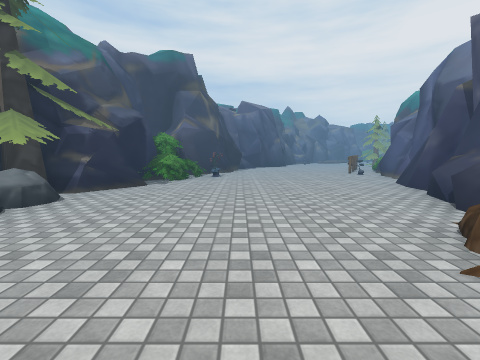
view 1 (above)

20 first-person views from a walk through a scene from a Unity 3-D project. The camera is 1.3 m above the floor, tilts 6° down and sees 90° across. The floor is counted in squares, 2 m on a side. Each view is taken from the middle of a square. On the plan, view 1 faces up. The plan holds only what a view shows up to about 9 squares ahead; the rest is blank. The place goes on beyond the plan. Some surface patterns are stand-ins.

view 2
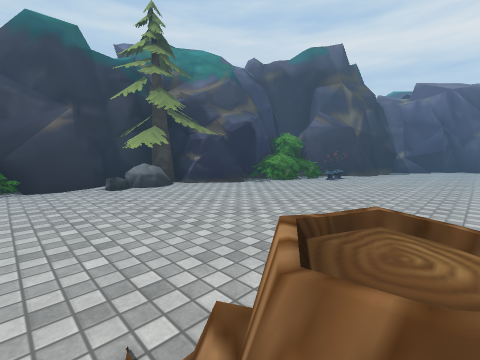

view 3
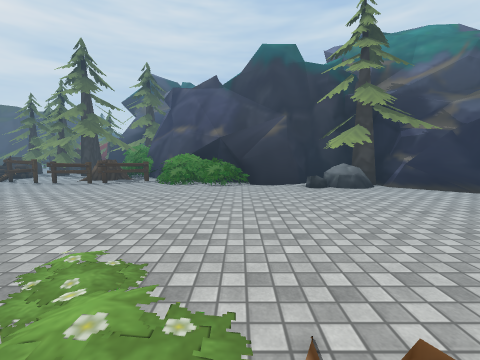

view 4
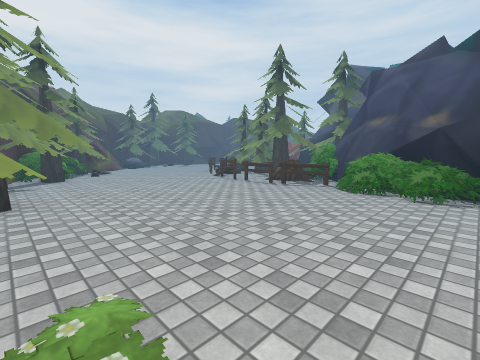

view 5
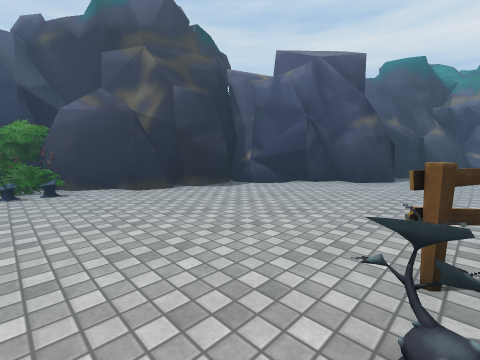

view 6
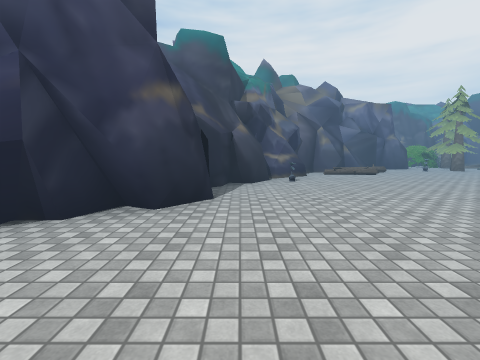

view 7
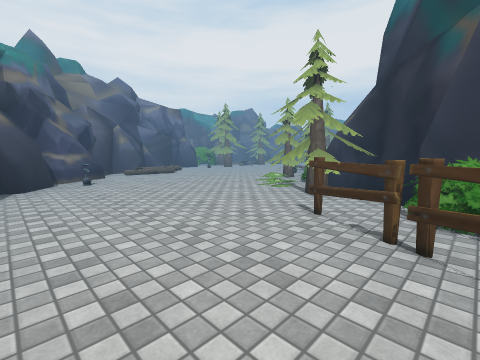

view 8
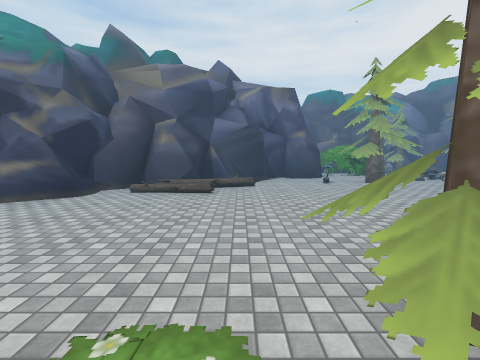

view 9
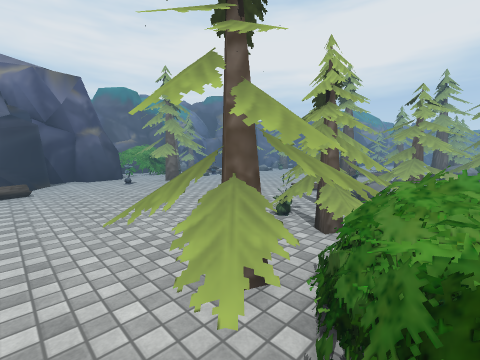

view 10
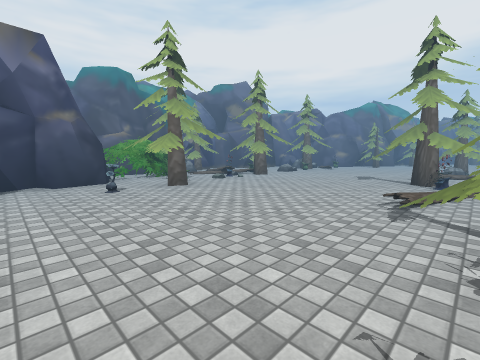

view 11
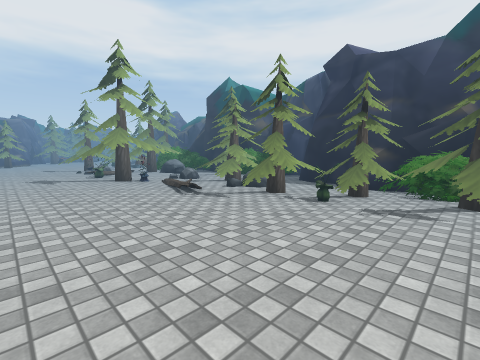

view 12
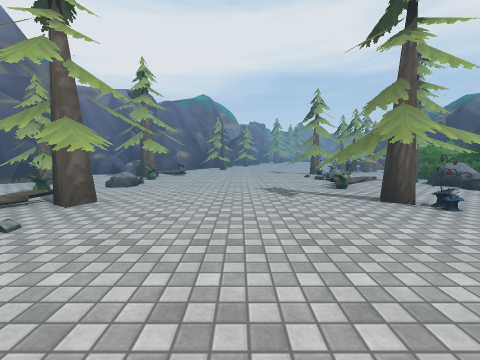

view 13
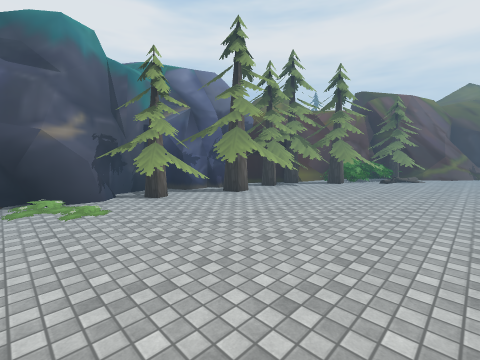

view 14
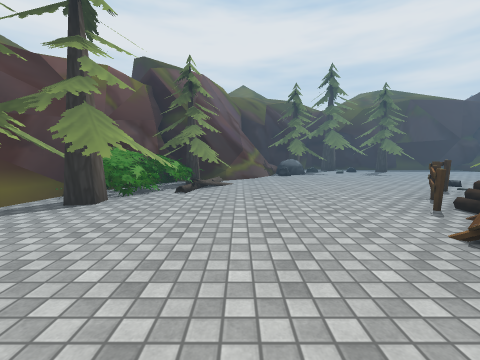

view 15
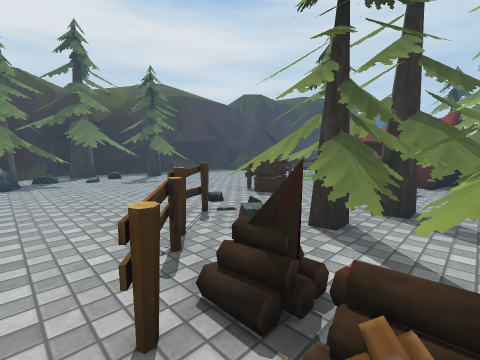

view 16
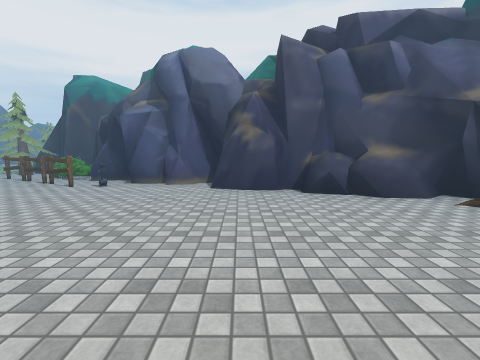

view 17
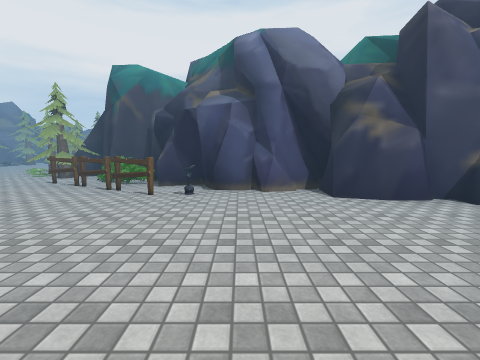

view 18
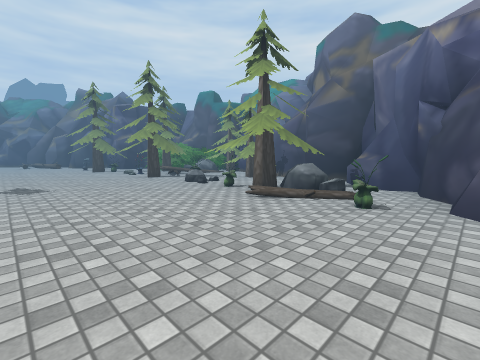

view 19
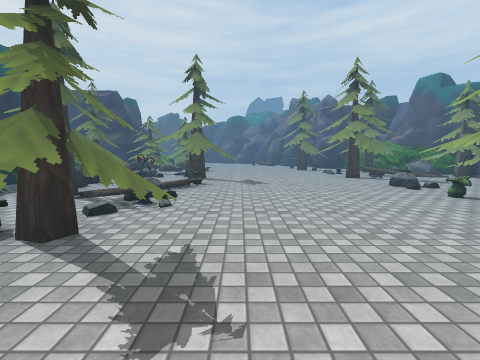

view 20
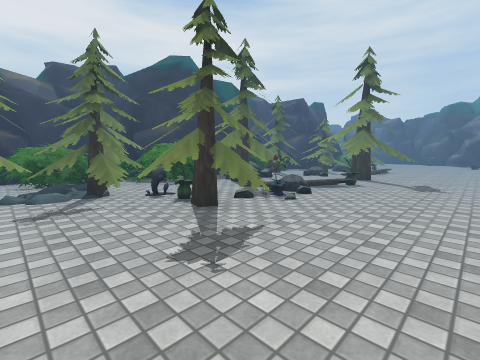

### Floor plan
Key: @ floor where view 1 was taken; # wall or solid block; . floor; / step, stairs or slope; = window, fence, low wall or low ledge; ^ raised ledge; v drop or lower ground.
Columns run from 7 left of view 1 to 22 right of it. Each row starts with its distance up from view 1.
 22                        =###
 21                ####### #=###
 20              ###..##.## .^.###
 19             ##.=..# .= ......^
 18            ##.................
 17            #..........^ ......
 16          ###......... ###.###.
 15          #......//##. # #^##..
 14          #...../######  ######
 13         ##....////vv #
 12       ###....##### #
 11       #......=#
 10       ##....=##
  9       #....=###
  8      ##....##
  7     ###.....#
  6     ##......#
  5    ##......##
  4    #.......#
  3    ##.....##
  2    ##....=#
  1    #/.....#
  0   ##/..@.##
 -1   #/....###
 -2  #^==..^##
 -3  #..#...#
 -4  ###=..^#
 -5  ##....##
 -6 ###...###
 -7 #.=...##
 -8 ......#
 -9 ......#
-10 .....##
-11  ..###
-12 ####

Positions as (right, up) in squares from view 1, and headings:
1: (0, 0), facing up
2: (2, 1), facing up-left
3: (2, 1), facing left
4: (1, 1), facing down-left
5: (4, 7), facing up-left
6: (3, 10), facing up
7: (3, 10), facing up-right
8: (8, 13), facing up
9: (8, 13), facing up-right
10: (9, 15), facing up-right
11: (9, 18), facing down-right
12: (12, 18), facing right
13: (-3, 1), facing down-right
14: (-2, -3), facing down
15: (-4, -5), facing down-left
16: (-1, 5), facing right
17: (0, 7), facing right
18: (22, 17), facing up-left
19: (22, 17), facing left
20: (22, 18), facing down-left
